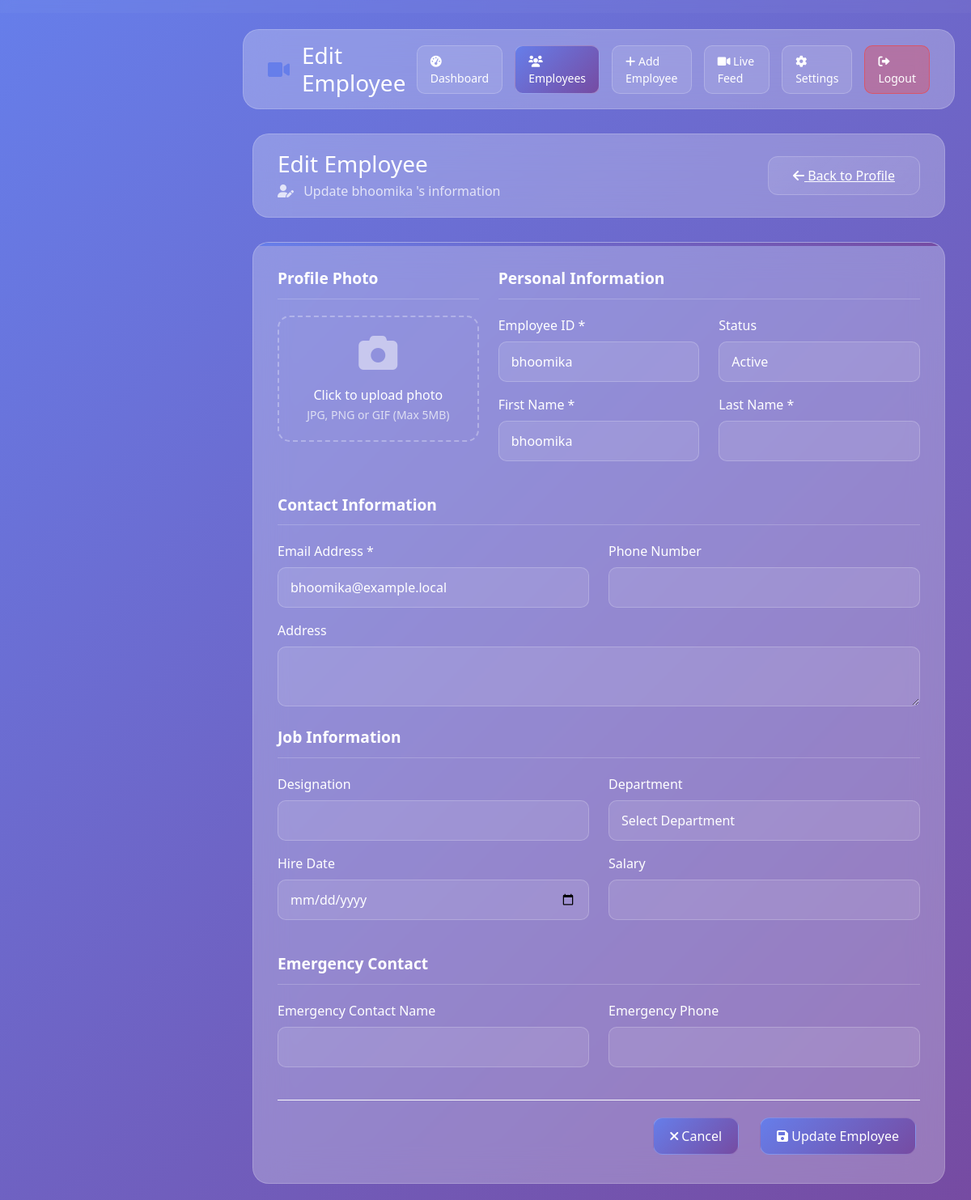
Screenshot of /edit_employee/6 (signed in) with the database file from the repository.
### tables this page shows
CREATE TABLE employees (
                id INTEGER PRIMARY KEY AUTOINCREMENT,
                employee_id TEXT UNIQUE NOT NULL,
                first_name TEXT NOT NULL,
                last_name TEXT NOT NULL,
                email TEXT UNIQUE NOT NULL,
                phone TEXT,
                designation TEXT,
                department TEXT,
                hire_date TEXT,
                salary REAL,
                status TEXT DEFAULT 'active',
                profile_photo TEXT,
                address TEXT,
                emergency_contact TEXT,
                emergency_phone TEXT,
                created_at TIMESTAMP DEFAULT CURRENT_TIMESTAMP,
                updated_at TIMESTAMP DEFAULT CURRENT_TIMESTAMP
            );

### app.py (the view, shortened to what this page needs)
@app.route('/edit_employee/<int:employee_id>', methods=['GET', 'POST'])
@login_required
def edit_employee(employee_id):
    employee = db.get_employee_by_id(employee_id)
    if not employee:
        flash('Employee not found', 'error')
        return redirect(url_for('employees'))
    print(f"Edit employee called for ID: {employee_id}, method: {request.method}")  # Debug print
    return render_template('edit_employee.html', employee=employee)

### templates/edit_employee.html (shortened to what this page needs)
<!DOCTYPE html>
<html lang="en">
<head>
    <link href="https://cdn.jsdelivr.net/npm/bootstrap@5.1.3/dist/css/bootstrap.min.css" rel="stylesheet">
    <link rel="stylesheet" href="https://cdnjs.cloudflare.com/ajax/libs/font-awesome/6.0.0/css/all.min.css">
</head>
<body>
    {% include '_logo_header.html' %}
    <div class="main-content">
        <div class="top-nav">
            <div class="nav-brand">
                <i class="fas fa-video" style="color: var(--primary-color); font-size: 24px;"></i>
                <h3 style="margin: 0;">Edit Employee</h3>
            </div>
            <div class="nav-links">
                <a href="{{ url_for('dashboard') }}" class="nav-link-btn">
                    <i class="fas fa-tachometer-alt"></i> Dashboard
                </a>
                <a href="{{ url_for('employees') }}" class="nav-link-btn active">
                    <i class="fas fa-users"></i> Employees
                </a>
                <a href="{{ url_for('add_employee') }}" class="nav-link-btn">
                    <i class="fas fa-plus"></i> Add Employee
                </a>
                <a href="{{ url_for('live_feed') }}" class="nav-link-btn">
                    <i class="fas fa-video"></i> Live Feed
                </a>
                <a href="{{ url_for('settings') }}" class="nav-link-btn">
                    <i class="fas fa-cog"></i> Settings
                </a>
                <a href="{{ url_for('auth.logout') }}" class="nav-link-btn" style="background: rgba(255, 59, 48, 0.3); border-color: rgba(255, 59, 48, 0.5);">
                    <i class="fas fa-sign-out-alt"></i> Logout
                </a>
            </div>
        </div>
        <div class="container-fluid">
            <div class="page-header">
                <div class="d-flex justify-content-between align-items-center">
                    <div>
                        <h1 class="h3 mb-1">Edit Employee</h1>
                        <p class="mb-0 opacity-75">
                            <i class="fas fa-user-edit me-2"></i>
                            Update {{ employee.first_name }} {{ employee.last_name }}'s information
                        </p>
                    </div>
                    <div>
                        <a href="{{ url_for('view_employee', employee_id=employee.id) }}" class="btn-secondary">
                            <i class="fas fa-arrow-left"></i> Back to Profile
                        </a>
                    </div>
                </div>
            </div>
            <div class="form-container">
                <form method="POST" enctype="multipart/form-data">
                    <div class="row">
                        <div class="col-md-4 mb-4">
                            <div class="section-title">Profile Photo</div>
                            <div class="photo-upload" onclick="document.getElementById('profile_photo').click()">
                                <div id="photoPreview">
                                    {% set __photo = employee.profile_photo or employee.photo_path %}
                                    {% if __photo %}
                                        <img src="{{ url_for('static', filename=__photo) }}"
                                             alt="{{ employee.first_name }}" class="current-photo">
                                        <p class="text-white mb-0">Click to change photo</p>
                                    {% else %}
                                        <i class="fas fa-camera fa-3x text-white opacity-50 mb-3"></i>
                                        <p class="text-white mb-0">Click to upload photo</p>
                                        <small class="text-light opacity-75">JPG, PNG or GIF (Max 5MB)</small>
                                    {% endif %}
                                </div>
                            </div>
                        </div>
                        <div class="col-md-8">
                            <div class="section-title">Personal Information</div>
                            <div class="row">
                                <div class="col-md-6 mb-3">
                                    <label for="employee_id" class="form-label">Employee ID *</label>
                                    <input type="text" class="form-control" id="employee_id" name="employee_id"
                                           value="{{ employee.employee_id }}" required>
                                </div>
                                <div class="col-md-6 mb-3">
                                    <label for="status" class="form-label">Status</label>
                                    <select class="form-select" id="status" name="status">
                                        <option value="active" {% if employee.status == 'active' %}selected{% endif %}>Active</option>
                                    </select>
                                </div>
                            </div>
                            <div class="row">
                                <div class="col-md-6 mb-3">
                                    <label for="first_name" class="form-label">First Name *</label>
                                    <input type="text" class="form-control" id="first_name" name="first_name"
                                           value="{{ employee.first_name }}" required>
                                </div>
                                <div class="col-md-6 mb-3">
                                    <label for="last_name" class="form-label">Last Name *</label>
                                    <input type="text" class="form-control" id="last_name" name="last_name"
                                           value="{{ employee.last_name }}" required>
                                </div>
                            </div>
                        </div>
                    </div>
                    <div class="section-title mt-4">Contact Information</div>
                    <div class="row">
                        <div class="col-md-6 mb-3">
                            <label for="email" class="form-label">Email Address *</label>
                            <input type="email" class="form-control" id="email" name="email"
                                   value="{{ employee.email }}" required>
                        </div>
                        <div class="col-md-6 mb-3">
                            <label for="phone" class="form-label">Phone Number</label>
                            <input type="tel" class="form-control" id="phone" name="phone"
                                   value="{{ employee.phone or '' }}">
                        </div>
                    </div>
                    <div class="mb-3">
                        <label for="address" class="form-label">Address</label>
                        <textarea class="form-control" id="address" name="address" rows="2">{{ employee.address or '' }}</textarea>
                    </div>
                    <div class="section-title mt-4">Job Information</div>
                    <div class="row">
                        <div class="col-md-6 mb-3">
                            <label for="designation" class="form-label">Designation</label>
                            <input type="text" class="form-control" id="designation" name="designation"
                                   value="{{ employee.designation or '' }}">
                        </div>
                        <div class="col-md-6 mb-3">
                            <label for="department" class="form-label">Department</label>
                            <select class="form-select" id="department" name="department">
                                <option value="">Select Department</option>
                            </select>
                        </div>
                    </div>
                    <div class="row">
                        <div class="col-md-6 mb-3">
                            <label for="hire_date" class="form-label">Hire Date</label>
                            <input type="date" class="form-control" id="hire_date" name="hire_date"
                                   value="{{ employee.hire_date or '' }}">
                        </div>
                        <div class="col-md-6 mb-3">
                            <label for="salary" class="form-label">Salary</label>
                            <input type="number" class="form-control" id="salary" name="salary"
                                   value="{{ employee.salary or '' }}" step="0.01" min="0">
                        </div>
                    </div>
                    <div class="section-title mt-4">Emergency Contact</div>
                    <div class="row">
                        <div class="col-md-6 mb-3">
                            <label for="emergency_contact" class="form-label">Emergency Contact Name</label>
                            <input type="text" class="form-control" id="emergency_contact" name="emergency_contact"
                                   value="{{ employee.emergency_contact or '' }}">
                        </div>
                        <div class="col-md-6 mb-3">
                            <label for="emergency_phone" class="form-label">Emergency Phone</label>
                            <input type="tel" class="form-control" id="emergency_phone" name="emergency_phone"
                                   value="{{ employee.emergency_phone or '' }}">
                        </div>
                    </div>
                    <div class="mt-4 pt-3 border-top border-light border-opacity-25">
                        <div class="d-flex justify-content-end gap-3">
                            <a href="{{ url_for('view_employee', employee_id=employee.id) }}" class="btn-glass btn-primary">
                                <i class="fas fa-times"></i> Cancel
                            </a>
                            <button type="submit" class="btn-glass btn-primary">
                                <i class="fas fa-save"></i> Update Employee
                            </button>
                        </div>
                    </div>
                </form>
            </div>
        </div>
    </div>
</body>
</html>

### rows the page displays
employees: first_name "bhoomika", employee_id "bhoomika", status "Active", email "bhoomika@example.local"
